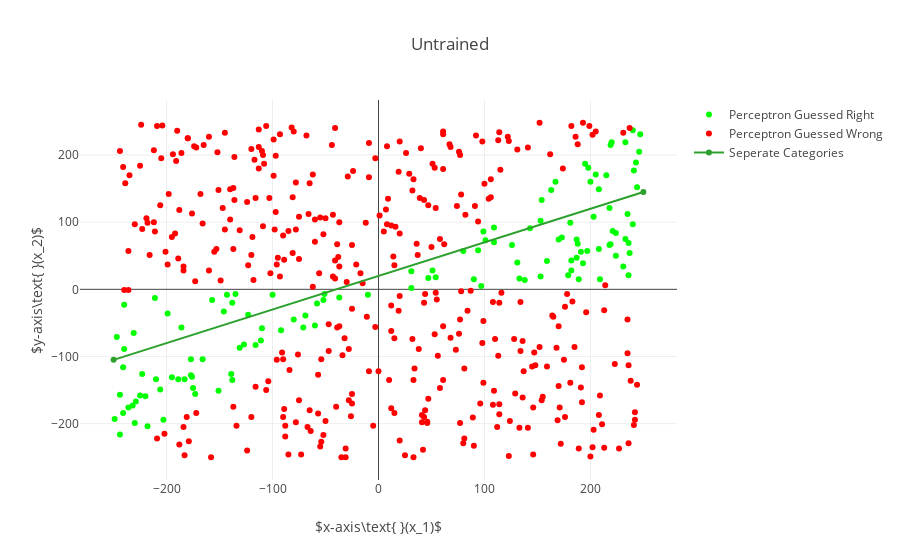

This figure's notebook cell:
### Markdown cell above
Now let's create a Perceptron and use it to guess if the points are above the line or below the line

### Code cell
# 
# 1. Using the untrained perceptron, guess if the data points are above or below the line
# 2. Train the perceptron
# 3. Using the trained perceptron, guess if the data points are above or below the line
#
# Note: Green points mean a correct prediction and red points mean an incorrect prediction.
# After the perceptron is trained, all points should be green
#

# Create a Perceptron
numberOfFeatures = 2
learningRate = 0.001
bias = 1
epochs = 100
perceptron = Perceptron(numberOfFeatures, learningRate, bias, epochs)

# Display the Perceptrons' predictions
# The predictions are incorrect because the perceptron hasn't been trained
# 
c = np.empty(shape=(0, 2))
w = np.empty(shape=(0, 2))

for point, label in zip(points, labels):
    guess = perceptron.predict(point)
    
    if guess == label:
        c = np.append(c, np.array([point]), axis=0)
    else:
        w = np.append(w, np.array([point]), axis=0)

correct = go.Scatter(
    x = c[:, [0]].flatten(),
    y = c[:, [1]].flatten(),
    mode = 'markers',
    marker = dict(
        symbol = 'circle',
        color = 'rgb(0, 255, 0)'
    ),
    name = 'Perceptron Guessed Right'   
)

wrong = go.Scatter(
    x = w[:, [0]].flatten(),
    y = w[:, [1]].flatten(),
    mode = 'markers',
    marker = dict(
        symbol = 'circle',
        color = 'rgb(255, 0, 0)'
    ),
    name = 'Perceptron Guessed Wrong'  
)

layout.title = 'Untrained'
fig = go.Figure(data=[correct, wrong, line], layout=layout)
plt.iplot(fig)

### Figure 1 — Plotly figure (JSON) as saved in the notebook; plotly's stock layout.template omitted (floating-point values rounded to 4 significant figures; data arrays with more than 128 entries replaced by an {"elided": "..."} marker saying what was removed)
{"data": [{"marker": {"color": "rgb(0, 255, 0)", "symbol": "circle"}, "mode": "markers", "name": "Perceptron Guessed Right", "type": "scatter", "uid": "5ad92729-2111-4ada-a3c8-c43f3df2d68c", "x": [31, -80, 109, -92, 187, -52, 101, -218, -240, -210, -151, 80, 182, -143, 247, 236, 233, 126, 153, 220, 51, -230, -111, -69, 90, 237, 170, 187, 167, 182, -146, 235, -189, -10, -244, 99, -139, 215, 133, 224, 240, -157, 153, -247, 31, 208, -236, 189, 138, -199, 209, 236, 131, 244, -211, 97, -37, -71, -177, 163, -244, -166, 218, 221, -240, 179, -225, 243, 233, 219, 241, -123, -229, 109, 205, 173, -135, -173, 54, -220, -183, 47, -176, 143, 240, 198, 188, -116, 208, -195, 231, -203, -138, -127, 94, 218, -232, -138, 246, -206, 193, -231, -100, 197, 181, -131, 159, -186, -241, -177, -249, 203, 224, 154, -58, -241, 191, -175, -60, -51, -223, 200, 219, 195, -110], "y": [27, -45, 92, -61, 74, -16, 73, -204, -89, -134, -151, 57, 28, -8, 231, 69, 219, 66, 19, 219, 28, -199, -76, -39, 15, 54, 74, 47, 160, 43, -33, 112, -134, -8, -216, 86, -126, 170, 16, 50, 237, -16, 102, -71, 2, 60, -176, 15, 14, -36, 15, 21, 40, 152, -13, 5, -12, -57, -128, 148, -157, -104, 121, 87, -23, 21, -158, 189, 75, 67, 177, -38, -167, 70, 171, 77, -7, -156, 18, -159, -134, 17, -130, 91, 97, 181, 68, -83, 149, -131, 34, -194, -20, -82, 58, 66, -173, -135, 205, -149, 39, -65, -8, 57, 99, -87, 42, -57, -184, -104, -193, 108, 84, 133, -21, -116, 56, -147, -54, -7, -126, 160, 215, 187, -58]}, {"marker": {"color": "rgb(255, 0, 0)", "symbol": "circle"}, "mode": "markers", "name": "Perceptron Guessed Wrong", "type": "scatter", "uid": "9c073158-6898-4d17-b6a6-1d3fef2d6cbc", "x": {"elided": "375 int values"}, "y": {"elided": "375 int values"}}, {"name": "Seperate Categories", "type": "scatter", "uid": "48d36669-18b3-45c4-8048-59c1bac01456", "x": [-250, 250], "y": [-105, 145]}], "layout": {"autosize": true, "title": {"text": "Untrained"}, "xaxis": {"autorange": true, "range": [-280.3, 280.3], "title": {"text": "$x-axis\\text{ }(x_1)$"}, "type": "linear"}, "yaxis": {"autorange": true, "range": [-286.5, 284.5], "title": {"text": "$y-axis\\text{ }(x_2)$"}, "type": "linear"}}}
